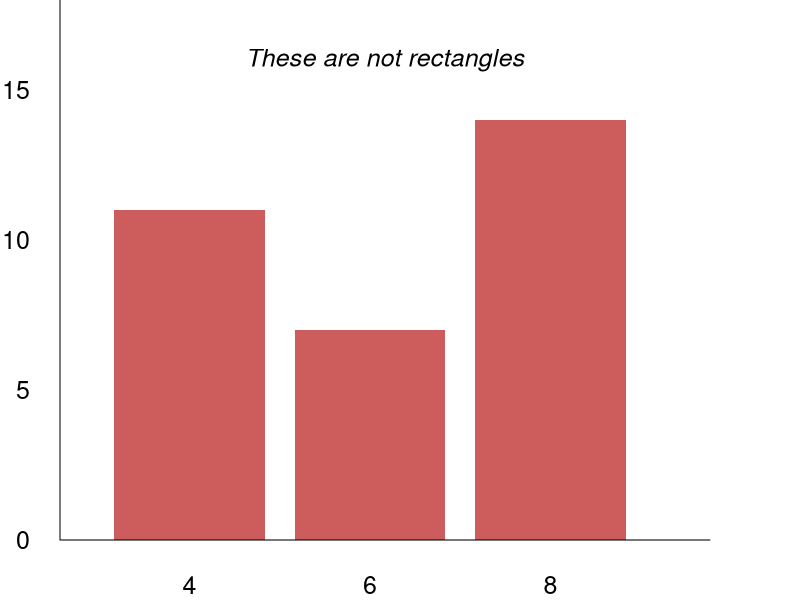

This figure's R source: (Note: this script raises an error after producing the figure.)
## ---- chunk 1
knitr::opts_chunk$set(echo = TRUE)
## ---- chunk 2
#| echo: false
#| out-height: "2in"
#| out-width: 40%
#| fig-show: "hold"
#| fig-align: "center"
#| fig-cap: "A rectangle is not a bar in a similar way that a painting of a pipe is not a pipe"

par(mar = c(2, 2, 0, 3), cex = 1.5)
barplot(table(mtcars$cyl), axes = FALSE, col = "indianred", 
        border = NA, width = 0.25, xlim = c(0, 1), ylim = c(0, 18))
text(0.5, 16, labels = "These are not rectangles", font = 3)
axis(2, at = c(0, 5, 10, 15), tick = FALSE, las = 1)
box(bty = "L")
knitr::include_graphics("magritte.jpg")

## ---- chunk 3
#| fig.height: 3
#| fig.cap: "The problem of representing empty selection. a) An illustration of selection by linked brushing. b) In the barplot of counts, the count within an empty selection is zero and so an absence of a bar accurately represents the count of zero. c) In the barplot of means, the mean of an empty selection is not defined. Absence of a bar could indicate that either no cases are selected or that some cases are selected and their mean is equal to the lower y-axis limit (0, in this case."

wt <- mtcars$wt
mpg <- mtcars$mpg
cyl <- mtcars$cyl
disp <- mtcars$disp
one <- numeric(nrow(mtcars)) + 1

cyl_unique <- c(4, 6, 8)

wt_lim0 <- 1.45
wt_lim1 <- 2.5
mpg_lim0 <- 25
mpg_lim1 <- 34.5

cyl_unique <- c(4, 6, 8)

selected <- ((wt > wt_lim0) & (wt < wt_lim1) & (mpg > mpg_lim0) & mpg < mpg_lim1)
col <- c("grey80", "indianred")[selected + 1]
selected_cyls <- c(4, 6, 8) %in% unique(cyl[selected])

bars11 <- tapply(one, cyl, sum)
bars12 <- tapply(one[selected], cyl[selected], sum)

bars21 <- tapply(disp, cyl, mean)
bars22 <- tapply(disp[selected], cyl[selected], mean)

axis_fun1 <- function() {
  axis(1, tick = FALSE, line = -0.5)
  axis(2, tick = FALSE, las = 1, line = -0.5)
  box(bty = "L")
}

axis_fun2 <- function() {
  axis(1, at = c(4, 6, 8), tick = FALSE, line = -0.5)
  axis(2, tick = FALSE, las = 1, line = -0.5)
  box(bty = "L")
}

par(mfrow = c(1, 3), mar = c(5, 4, 2, 0.5))

plot(wt, mpg, pch = 20, col = col, cex = 2,
     axes = FALSE, xlab = "Weight", ylab = "Mileage")
rect(wt_lim0, mpg_lim0, wt_lim1, mpg_lim1, lty = "dashed")
title(main = "a.", adj = 0, line = 0.5)
axis_fun1()

barx <- c(4, 6, 8)
barx0 <- barx - 0.75
barx1 <- barx + 0.75

barx_selected<- barx[selected_cyls]
barx_notselected <- barx[!selected_cyls]
barx0_selected <- barx0[selected_cyls]
barx1_selected <- barx1[selected_cyls]
barx0_notselected <- barx0[!selected_cyls]
barx1_notselected <- barx1[!selected_cyls]

plot(c(2, 10), c(0, max(bars11)), type = "n", 
     axes = FALSE, xlab = "Cylinders", ylab = "Count")
rect(barx0, 0, barx1, bars11,
     col = "grey80", border = NA)
rect(barx0_selected, 0, barx1_selected, bars12,
     col = "indianred", border = NA)
text(barx, c(bars12, 0, 0) + 0.75, labels = c(bars12, "0", "0"),
     col = "indianred")
title(main = "b.", adj = 0, line = 0.5)
axis_fun2()

plot(c(2, 10), c(0, max(bars21)), type = "n",
     axes = FALSE, xlab = "Cylinders", ylab = "Mean displacement")
rect(cyl_unique - 0.75, 0, cyl_unique + 0.75, bars21,
     col = "grey80", border = NA)
rect(barx0_selected, 0, barx1_selected, bars22,
     col = "indianred", border = NA)
rect(barx0_notselected, 0, barx1_notselected, 100,
     col = NA, border = "indianred", lty = "dashed")
text(barx_notselected, 50, labels = "?", col = "indianred", cex = 1.5)
text(barx_selected, bars22 + 10, labels = round(bars22), col = "indianred")
title(main = "c.", adj = 0, line = 0.5)
axis_fun2()

## ---- chunk 4
#| echo: FALSE
#| fig.height: 3
#| fig.cap: "The relationship between subset vs. the whole. a) An illustration of selection by linked brushing. b) In the barplot of counts, the count within a selection (red) is always less than or equal to the count within the whole and the outline of the bars does not change. c) In the barplot of means, the mean of a selection can be greater than the mean of the whole."

wt <- mtcars$wt
mpg <- mtcars$mpg
cyl <- mtcars$cyl
disp <- mtcars$disp
one <- numeric(nrow(mtcars)) + 1

cyl_unique <- c(4, 6, 8)

wt_lim0 <- 2
wt_lim1 <- 3.5
mpg_lim0 <- 20
mpg_lim1 <- 26.5

selected <- ((wt > wt_lim0) & (wt < wt_lim1) & (mpg > mpg_lim0) & mpg < mpg_lim1)
col <- c("grey80", "indianred")[selected + 1]
selected_cyls <- c(4, 6, 8) %in% unique(cyl[selected])

bars11 <- tapply(one, cyl, sum)
bars12 <- tapply(one[selected], cyl[selected], sum)

bars21 <- tapply(disp, cyl, mean)
bars22 <- tapply(disp[selected], cyl[selected], mean)

axis_fun1 <- function() {
  axis(1, tick = FALSE, line = -0.5)
  axis(2, tick = FALSE, las = 1, line = -0.5)
  box(bty = "L")
}

axis_fun2 <- function() {
  axis(1, at = c(4, 6, 8), tick = FALSE, line = -0.5)
  axis(2, tick = FALSE, las = 1, line = -0.5)
  box(bty = "L")
}

par(mfrow = c(1, 3), mar = c(5, 4, 2, 0.5))

plot(wt, mpg, pch = 20, col = col, cex = 2,
     axes = FALSE, xlab = "Weight", ylab = "Mileage")
rect(wt_lim0, mpg_lim0, wt_lim1, mpg_lim1, lty = "dashed")
title(main = "a.", adj = 0, line = 0.5)
axis_fun1()

barx <- c(4, 6, 8)
barx0 <- barx - 0.75
barx1 <- barx + 0.75

barx_selected<- barx[selected_cyls]
barx_notselected <- barx[!selected_cyls]
barx0_selected <- barx0[selected_cyls]
barx1_selected <- barx1[selected_cyls]
barx0_notselected <- barx0[!selected_cyls]
barx1_notselected <- barx1[!selected_cyls]

plot(c(2, 10), c(0, max(bars11)), type = "n", 
     axes = FALSE, xlab = "Cylinders", ylab = "Count")
rect(barx0, 0, barx1, bars11,
     col = "grey80", border = NA)
rect(barx0_selected, 0, barx1_selected, bars12,
     col = "indianred", border = NA)
text(barx, c(bars12, 0, 0) + 0.75, labels = c(bars12, "0", "0"),
     col = "indianred")
title(main = "b.", adj = 0, line = 0.5)
axis_fun2()

plot(c(2, 10), c(0, max(bars21)), type = "n",
     axes = FALSE, xlab = "Cylinders", ylab = "Mean displacement")
rect(cyl_unique - 0.75, 0, cyl_unique + 0.75, bars21,
     col = "grey80", border = NA)
rect(barx0_selected, 0, barx1_selected, bars22,
     col = adjustcolor("indianred", 0.5), border = NA)
rect(barx0_notselected, 0, barx1_notselected, 100,
     col = NA, border = "indianred", lty = "dashed")
text(barx_notselected, 50, labels = "?", col = "indianred", cex = 1.5)
text(barx_selected, bars22 + 10, labels = paste0(round(bars22), "!"), col = "indianred")
title(main = "c.", adj = 0, line = 0.5)
axis_fun2()

## ---- chunk 5
#| echo: false
#| fig-height: 3
#| fig-cap: "Combining selections. a) An illustration of selection by linked brushing, with two groups. b) In the barplot of counts, statistics can be stacked on top of each other such that the count of the stacked bar is identical to the count of the whole bar (i.e. one that would result from no selections). c) In the barplot of means, no such procedure for combining statistics exists."

wt <- mtcars$wt
mpg <- mtcars$mpg
cyl <- mtcars$cyl
disp <- mtcars$disp
one <- numeric(nrow(mtcars)) + 1

cyl_unique <- c(4, 6, 8)
group1 <- (wt > 2.5) & (wt < 4.5) & (mpg < 18.5)
group2 <- (wt > 2.5) & (wt < 4.5) & (mpg > 18.5)

group <- group1 * 1 + group2 * 2 + 1
cols <- c("grey80", "steelblue", "indianred")
col <- cols[group]


axis_fun1 <- function() {
  axis(1, tick = FALSE, line = -0.5)
  axis(2, tick = FALSE, las = 1, line = -0.5)
  box(bty = "L")
}

axis_fun2 <- function() {
  axis(1, at = c(4, 6, 8), tick = FALSE, line = -0.5)
  axis(2, tick = FALSE, las = 1, line = -0.5)
  box(bty = "L")
}

bars11 <- tapply(one, cyl, sum)
bars12 <- tapply(one, list(cyl, group), sum)
bars12[is.na(bars12)] <- 0

bars21 <- tapply(disp, cyl, mean)

par(mfrow = c(1, 3), mar = c(5, 4, 2, 0.5))

plot(wt, mpg, pch = 19, col = col, cex = 1.5,
     axes = FALSE, xlab = "Weight", ylab = "Mileage")
title(main = "a.", adj = 0, line = 0.5)
axis_fun1()

plot(c(2, 10), c(0, max(bars11)), type = "n",
     axes = FALSE, xlab = "Cylinders", ylab = "Count")
rect(cyl_unique - 0.75, 0, cyl_unique + 0.75, bars11, 
     col = "grey80", border = NA)
for (i in 1:3) {
  counts <- bars12[i, ]
  y0 <- cumsum(c(0, counts[-length(counts)]))
  y1 <- cumsum(counts)
  
  rect(cyl_unique[i] - 0.75, y0, cyl_unique[i] + 0.75, y1, 
       col = cols, border = NA)
} 
text(c(4, 4, 6, 6, 8, 8, 8), c(8, 11, 2, 7, 3, 12, 14) - 0.75, 
     labels = c("+8", "+3", "+2", "+5", "+3", "+9", "+2"), 
     col = c("grey40", "white", "white", "white", "grey40", 
             "white", "white"))
title(main = "b.", adj = 0, line = 0.5)
axis_fun2()

plot(c(2, 10), c(0, max(bars21)), type = "n",
     axes = FALSE, xlab = "Cylinders", ylab = "Mean displacement")
rect(cyl_unique - 0.75, 0, cyl_unique + 0.75, bars21, 
     col = "grey80", border = NA)
text(rep(c(4, 6, 8), each = 3), rep(25 * 1:3, 3), labels = "?",
     col = rep(c("grey40", "steelblue", "indianred"), 3))
title(main = "c.", adj = 0, line = 0.5)
axis_fun2()


## ---- chunk 6
#| echo: false
#| fig-height: 3
#| fig-cap: "Sums and products work just as well as counts when used in an interactive barplot. Specifically, they provide a way of displaying empty selections, a stable visual reference, and the ability to combine subsets in a meaningful way. Note the different y-axis limits. a) The underlying data. b) Barplot of products. c) Barplot of sums"

group <- rep(c("A", "B"), each = 3)
props <- c(NA, 1.5, 1.1, 1.4, 1.1, 1.2)
cols <- c("grey80", "steelblue", "indianred")

pairwise_avg <- function(x) {
  (x[-1] + x[-length(x)]) / 2
}

par(mfrow = c(1, 3), mar = c(3, 4, 2, 0.5))

plot(0:1, 0:1, type = "n", axes = FALSE, xlab = "", ylab = "")
title(main = "a.", adj = 0, line = 0.5)

text(0.25, 1:3/4, labels = c("Missing", props[2:3]))
text(0.75, 1:3/4, labels = props[4:6])
text(c(0.25, 0.75), 0.95, labels = c("A", "B"), cex = 1.5)

rect(0.25 - 0.25, 1:3/4 - 0.125, 0.25 + 0.25, 1:3/4 + 0.125)
rect(0.75 - 0.25, 1:3/4 - 0.125, 0.75 + 0.25, 1:3/4 + 0.125)

summary_barplot <- function(summary_fn, neutral, ymin, ymax, op_symbol) {
  props[is.na(props)] <- neutral
  dt <- tapply(props, group, summary_fn)
  
  text_y_a <- pairwise_avg(c(neutral, dt$A))[-1]
  text_y_b <- pairwise_avg(c(neutral, dt$B))
  
  plot(seq(0.1, 0.9, length = 10), seq(ymin, ymax, length = 10), type = "n",
       axes = FALSE, xlab = "", ylab = "")
  rect(0.15, c(neutral, dt$A[-length(dt$A)]), 0.45, dt$A, col = cols, border = NA)
  rect(0.55, c(neutral, dt$B[-length(dt$B)]), 0.85, dt$B, col = cols, border = NA)
  text(0.3, text_y_a, labels = paste0(op_symbol, props[2:3]), 
       col = c("white", "white"))
  text(0.7, text_y_b, labels = paste0(op_symbol, props[4:6]), 
       col = c("grey40", "white", "white"))
  axis(1, at = c(0.3, 0.7), labels = c("A", "B"), tick = FALSE)
  axis(2, tick = FALSE, las = 1)
  box(bty = "L")
}

summary_barplot(cumprod, 1, 1, 2, "x ")
title(main = "b.", adj = 0, line = 0.5)

summary_barplot(cumsum, 0, 0, 4, "+ ")
title(main = "c.", adj = 0, line = 0.5)

## ---- chunk 7
#| echo: false
#| fig-height: 3
#| fig-cap: "Two types of functions: a) surjective, b) injective."

library(grid)
library(gridExtra)

domain_pts1 <- seq(0.25, 0.75, 0.05)
codomain_pts1 <- seq(0.35, 0.65, 0.05)
mapping1 <- c(1, 1, 2, 2, 3, 4, 4, 4, 5, 6, 7)

codomain_pts2 <- domain_pts1
domain_pts2 <- codomain_pts2[-c(1, length(codomain_pts2))]

grid.newpage()
grid.text("a.", 0.1, 0.9, gp = gpar(fontface = "bold"))
pushViewport(viewport(x = 0.25, width = 0.5))
grid.ellipse(0.5, 0.75, 15, pi / 2, 0.2)
grid.ellipse(0.5, 0.25, 15, pi / 2, 0.2)
grid.points(domain_pts1, rep(0.75, length(domain_pts1)), 
            default.units = "npc")
grid.points(codomain_pts1, rep(0.25, length(codomain_pts1)), 
            default.units = "npc")
grid.segments(domain_pts1, rep(0.75, length(domain_pts1)),
              codomain_pts1[mapping1], rep(0.25, length(domain_pts1)),
              arrow = arrow(length = unit(0.025, "npc")))

popViewport()
pushViewport(viewport(x = 0.75, width = 0.5))
grid.text("b.", 0.1, 0.9, gp = gpar(fontface = "bold"))
grid.ellipse(0.5, 0.75, 15, pi / 2, 0.2)
grid.ellipse(0.5, 0.25, 15, pi / 2, 0.2)
grid.points(domain_pts2, rep(0.75, length(domain_pts2)), 
            default.units = "npc")
grid.points(codomain_pts2, rep(0.25, length(codomain_pts2)), 
            default.units = "npc")
grid.segments(domain_pts2, rep(0.75, length(domain_pts2)),
              domain_pts2, rep(0.25, length(domain_pts2)),
              arrow = arrow(length = unit(0.025, "npc")))

## ---- chunk 8
#| echo: false
#| fig-height: 4
#| fig-cap: "Parition hierarchy in a stacked histogram represented as DAG. Partitioning variables/factors are shown as rectangles. This dependency structure implies that, when group changes, only sub-bar heights need to be recomputed. However, when either the anchor or binwidth change, both the upper y-axis limit and bar borders, and the sub-bar heights, need to be recomputed."

library(grid)

draw_node <- function(x, y, r, label, draw_label = TRUE) {
  grid.circle(x, y, r, name = label)
  if (draw_label) grid.text(label, x, y, gp = gpar(cex = 0.75))
}

draw_rectnode <- function(x, y, w, h, label, draw_label = TRUE) {
  grid.rect(x, y, w, h, name = label)
  if (draw_label) grid.text(label, x, y, gp = gpar(cex = 0.75))
}

draw_edge <- function(node1, node2, theta1, theta2, arrow) {
  grid.segments(grobX(node1, theta1), grobY(node1, theta1),
                grobX(node2, theta2), grobY(node2, theta2),
                arrow = arrow)
}

grid.newpage()
arrow1 <- arrow(length = unit(0.1, "inches"))
draw_node(6/14, 5/6, 0.1, "Data")
draw_node(8/14, 3/4, 0.075, "Binwidth")
draw_node(4/14, 3/4, 0.075, "Anchor")
draw_rectnode(6/14, 1/2, 0.15, 0.1, "Bin")

draw_edge("Data", "Bin", 270, 90, arrow1)
draw_edge("Binwidth", "Bin", 220, 60, arrow1)
draw_edge("Anchor", "Bin", 320, 120, arrow1)

grid.text("Level 1 Partition: \nUpper y-axis limit \nBar borders (x-axis)", 
          4.75/14, 1/2, just = "right", gp = gpar(cex = 0.65))
grid.text("Level 2 Partition: \nSub-bar heights (y-axis)", 
          4.75/14, 1/4, just = "right", gp = gpar(cex = 0.65))

draw_node(8/14, 1/2, 0.075, "Group")
draw_rectnode(6/14, 1/4, 0.15, 0.1, "Bin x Group")

draw_edge("Bin", "Bin x Group", 270, 90, arrow1)
draw_edge("Group", "Bin x Group", 220, 60, arrow1)

